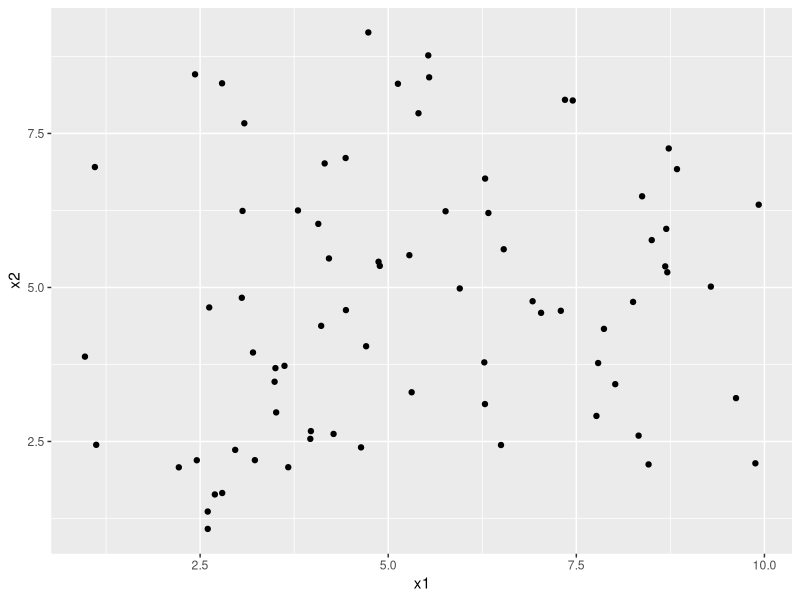

Write R code to recreate this figure. (Note: this script raises an error after producing the figure.)
### Statistical Inference Week 1
library(data.table)
library(dplyr)
library(tidyr)
library(ggplot2)
library(MASS)
set.seed(777)

a = rnorm(25,3, 1)
b = rnorm(25,3, 1.1)
c = rnorm(25,5, 1.6)
d = rnorm(25,7, 1.7)
e = rnorm(25,8, 1.5)
f = rnorm(25,4, 1.5)

Class1 <- data.frame(Group=rep("Class1",25), x1 = a, x2 = b)
Class2 <- data.frame(Group=rep("Class2",25), x1 = c, x2 = d)
Class3 <- data.frame(Group=rep("Class3",25), x1 = e, x2 = f)

DF <- rbind(Class1, Class2, Class3)

ggplot(DF, aes(x1, x2), colour = Group) + geom_point()

points.matrix <- cbind(x1 = DF$x1, x2 = DF$x2)
kclust <- kmeans(points.matrix, 3)

ggdata <- data.frame(points.matrix, Cluster=kclust$cluster, Species=DF$Group)

p = ggplot(ggdata) +
        stat_ellipse(aes(x=x1,y=x2,fill=factor(Cluster)), geom="polygon", level=0.95, alpha=0.6) +
        scale_fill_manual(values=c("red","yellow","deepskyblue"), labels=c("Deep Burn", "Shallow Burn", "Healthy Skin")) +
        guides(color=guide_legend("Cluster"),fill=guide_legend("Cluster")) +
        geom_point(aes(x=5, y=8), size=9, shape=20) +
        scale_x_continuous(breaks=c(0, 2, 4, 6, 8, 10))+ xlab(expression(X[1])) +
        scale_y_continuous(breaks=c(0, 2, 4, 6, 8, 10))+ ylab(expression(X[2])) +
        theme(text = element_text(size=35), axis.text.x = element_text(angle=60, hjust=1, size=25),
              axis.text.y = element_text(hjust=1, size=25))

p + geom_line(y_intercept)
